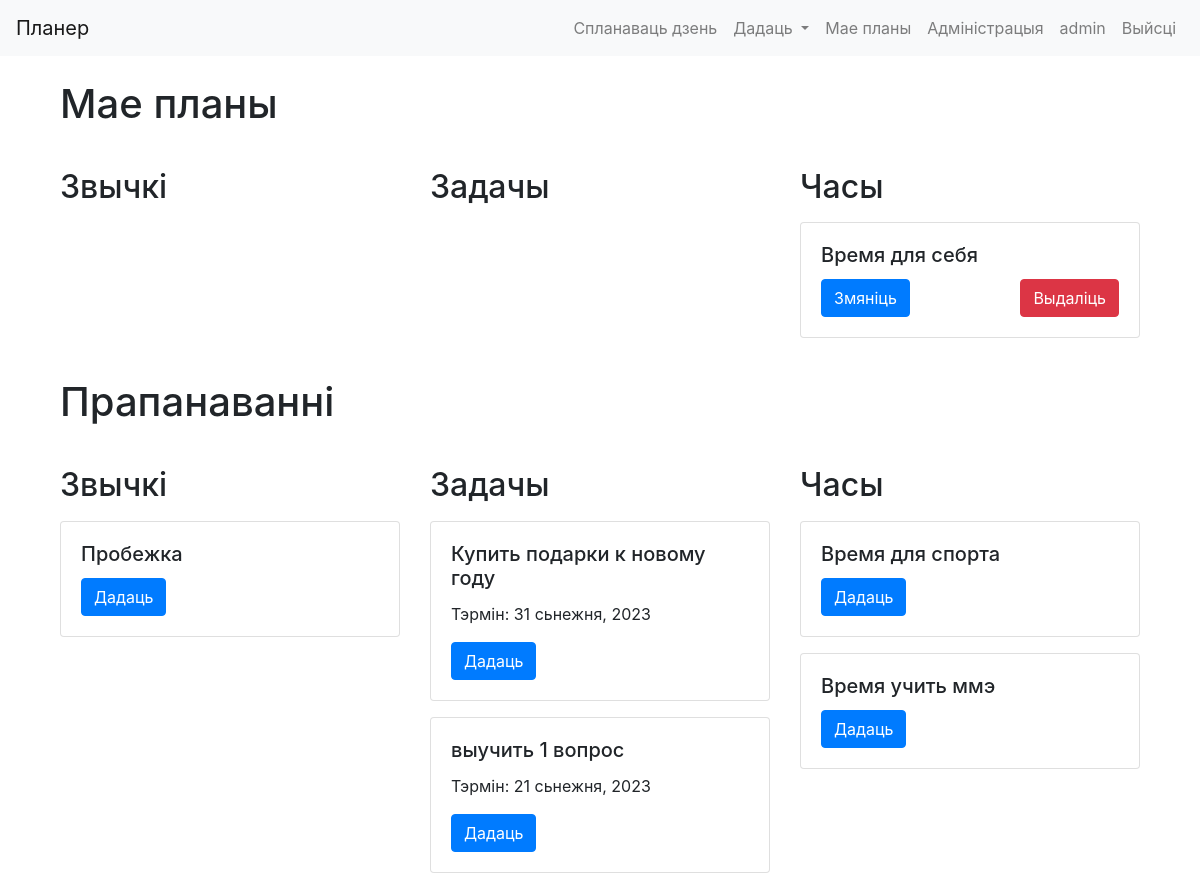
Page /calendar/view_plans (signed in) on the earlier database version.
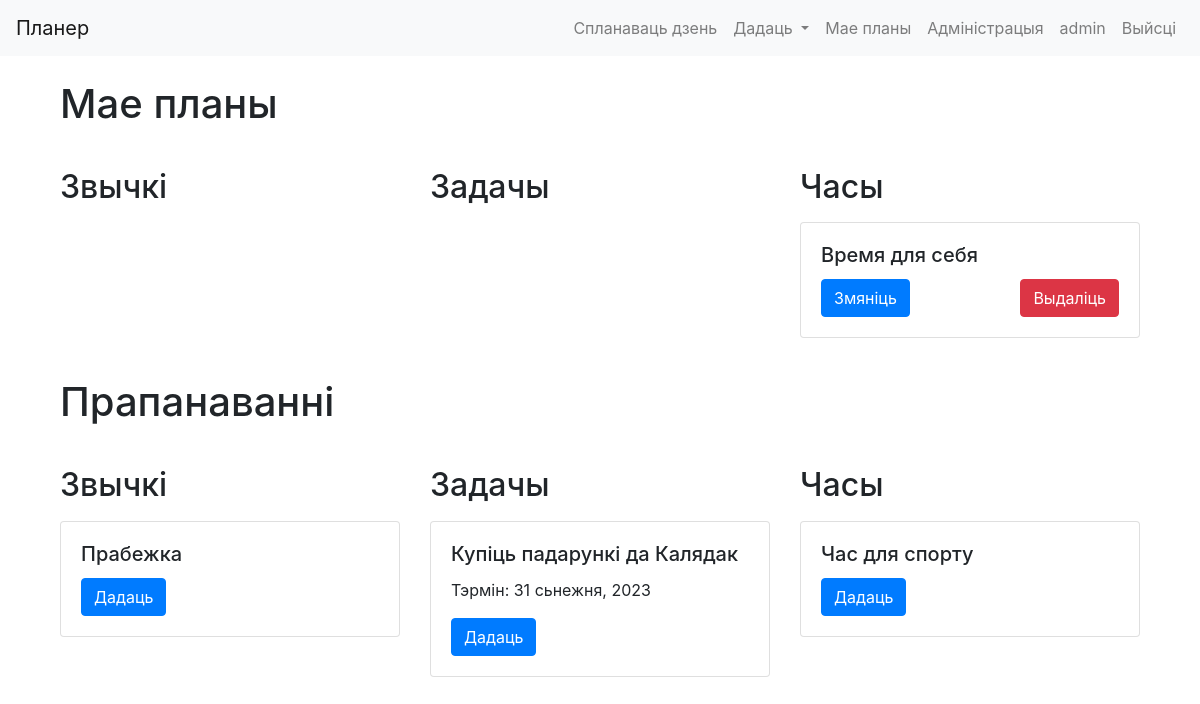
Same page on the later database version.
### cal/models.py (models this page shows, shortened)
class Hour(models.Model):
    user = models.ForeignKey(User, on_delete=models.CASCADE, related_name="hours")
    name = models.CharField(max_length=63)
    start_time_monday = models.TimeField(null=True, blank=True)
    end_time_monday = models.TimeField(null=True, blank=True)
    start_time_tuesday = models.TimeField(null=True, blank=True)
    end_time_tuesday = models.TimeField(null=True, blank=True)
    start_time_wednesday = models.TimeField(null=True, blank=True)
    end_time_wednesday = models.TimeField(null=True, blank=True)
    start_time_thursday = models.TimeField(null=True, blank=True)
    end_time_thursday = models.TimeField(null=True, blank=True)
    start_time_friday = models.TimeField(null=True, blank=True)
    end_time_friday = models.TimeField(null=True, blank=True)
    start_time_saturday = models.TimeField(null=True, blank=True)
    end_time_saturday = models.TimeField(null=True, blank=True)
    start_time_sunday = models.TimeField(null=True, blank=True)
    end_time_sunday = models.TimeField(null=True, blank=True)

class DefaultPlan(models.Model):
    name = models.CharField(max_length=63)
    time_a_day = models.DurationField()

class DefaultHabit(DefaultPlan):
    @property
    def due_date(self):
        return None

class DefaultPlan(models.Model):
    name = models.CharField(max_length=63)
    time_a_day = models.DurationField()

class DefaultTask(DefaultPlan):
    due_date = models.DateField()

class DefaultHour(models.Model):
    name = models.CharField(max_length=63)
    start_time_monday = models.TimeField(null=True, blank=True)
    end_time_monday = models.TimeField(null=True, blank=True)
    start_time_tuesday = models.TimeField(null=True, blank=True)
    end_time_tuesday = models.TimeField(null=True, blank=True)
    start_time_wednesday = models.TimeField(null=True, blank=True)
    end_time_wednesday = models.TimeField(null=True, blank=True)
    start_time_thursday = models.TimeField(null=True, blank=True)
    end_time_thursday = models.TimeField(null=True, blank=True)
    start_time_friday = models.TimeField(null=True, blank=True)
    end_time_friday = models.TimeField(null=True, blank=True)
    start_time_saturday = models.TimeField(null=True, blank=True)
    end_time_saturday = models.TimeField(null=True, blank=True)
    start_time_sunday = models.TimeField(null=True, blank=True)
    end_time_sunday = models.TimeField(null=True, blank=True)

### cal/views.py (the view)
# urls.py: path('view_plans', views.view_plans, name="view_plans"),
@login_required
def view_plans(request):
    habits = Habit.objects.filter(user=request.user)
    tasks = Task.objects.filter(user=request.user)
    hours = Hour.objects.filter(user=request.user)
    return render(request, 'cal/view_plans.html', {
        'habits': habits,
        'tasks': tasks,
        'hours': hours,
        'default_habits' : DefaultHabit.objects.all(),
        'default_tasks' : DefaultTask.objects.all(),
        'default_hours' : DefaultHour.objects.all(),
        })

### cal/templates/cal/view_plans.html (shortened to what this page needs)
{% extends "cal/layout.html" %}
{%block content%}
<div class="container">
    <h1 class="my-4">Мае планы</h1>
    <div class="row">
        <div class="col-md-4">
            <h2 class="my-3">Звычкі</h2>
        </div>
        <div class="col-md-4">
            <h2 class="my-3">Задачы</h2>
        </div>
        <div class="col-md-4">
            <h2 class="my-3">Часы</h2>
            {% for hour in hours %}
            <div class="card mb-3">
                <div class="card-body">
                    <h5 class="card-title">{{ hour.name }}</h5>
                    <div class="d-flex justify-content-between">
                        <a href="{% url 'cal:edit_hour' hour.pk %}" class="btn btn-primary">Змяніць</a>
                        <form method="post" action="{% url 'cal:delete_hour' hour.pk %}" onsubmit="return confirm('Вы ўпэўненыя, што хочаце выдаліць гэты час? Гэта таксама выдаліць усе прывычкі і задачы, якія звязаныя з гэтым часам.')">
                            <button type="submit" class="btn btn-danger">Выдаліць</button>
                        </form>
                    </div>
                </div>
            </div>
            {% endfor %}
        </div>
    </div>
    <h1 class="my-4">Прапанаванні</h1>
    <div class="row">
        <div class="col-md-4">
            <h2 class="my-3">Звычкі</h2>
            {% for default_habit in default_habits %}
            <div class="card mb-3">
                <div class="card-body">
                    <h5 class="card-title">{{ default_habit.name }}</h5>
                    <form method="post" action="{% url 'cal:add_to_mine_default_habit' default_habit.pk %}">
                        <button type="submit" class="btn btn-primary">Дадаць</button>
                    </form>
                </div>
            </div>
            {% endfor %}
        </div>
        <div class="col-md-4">
            <h2 class="my-3">Задачы</h2>
            {% for default_task in default_tasks %}
            <div class="card mb-3">
                <div class="card-body">
                    <h5 class="card-title">{{ default_task.name }}</h5>
                    <p class="card-text">Тэрмін: {{ default_task.due_date|date:"j F, Y" }}</p>
                    <form method="post" action="{% url 'cal:add_to_mine_default_task' default_task.pk %}">
                        <button type="submit" class="btn btn-primary">Дадаць</button>
                    </form>
                </div>
            </div>
            {% endfor %}
        </div>
        <div class="col-md-4">
            <h2 class="my-3">Часы</h2>
            {% for default_hour in default_hours %}
            <div class="card mb-3">
                <div class="card-body">
                    <h5 class="card-title">{{ default_hour.name }}</h5>
                    <form method="post" action="{% url 'cal:add_to_mine_default_hour' default_hour.pk %}">
                        <button type="submit" class="btn btn-primary">Дадаць</button>
                    </form>
                </div>
            </div>
            {% endfor %}
        </div>
    </div>
</div>
{% endblock %}

### cal/templates/cal/layout.html (shortened to what this page needs)
{% load static %}
<!DOCTYPE html>
<html lang="be">
<head>
    <link href="https://stackpath.bootstrapcdn.com/bootstrap/4.3.1/css/bootstrap.min.css" rel="stylesheet">
    <link rel="stylesheet" href="{% static 'cal/styles.css' %}">
</head>
<body>
    <nav class="navbar navbar-expand-lg navbar-light bg-light">
        <a class="navbar-brand" href="{% url 'cal:index' %}">Планер</a>
        <div class="collapse navbar-collapse justify-content-end" id="navbarNav">
            <ul class="navbar-nav align-items-center">
                <li class="nav-item">
                    <a class="nav-link" href="{% url 'cal:today' %}">Спланаваць дзень</a>
                </li>
                <li class="nav-item dropdown">
                    <a class="nav-link dropdown-toggle" href="#" id="navbarDropdown" role="button" data-toggle="dropdown" aria-haspopup="true" aria-expanded="false">
                        Дадаць
                    </a>
                </li>
                <li class="nav-item">
                    <a class="nav-link" href="{% url 'cal:view_plans' %}">Мае планы</a>
                </li>
                {% if user.is_staff %}
                <li class="nav-item">
                    <a class="nav-link" href="{% url 'cal:admin_page' %}">Адміністрацыя</a>
                </li>
                {% endif %}
                <li class="nav-item">
                    <a class="nav-link" href="{% url 'index' %}">{{ user.username }}</a>
                </li>
                <li class="nav-item">
                    <a class="nav-link" href="{% url 'logout' %}">Выйсці</a>
                </li>
            </ul>
        </div>
    </nav>
    <div class="container">
        {% block content %}
        {% endblock content %}
    </div>
</body>
</html>

Differences in the rows shown:
removed DefaultHabit: name "Пробежка"
removed DefaultTask: name "Купить подарки к новому году", due_date "31 сьнежня, 2023"
removed DefaultTask: name "выучить 1 вопрос", due_date "21 сьнежня, 2023"
removed DefaultHour: name "Время для спорта"
removed DefaultHour: name "Время учить ммэ"
added DefaultHabit: name "Прабежка"
added DefaultTask: name "Купіць падарункі да Калядак", due_date "31 сьнежня, 2023"
added DefaultHour: name "Час для спорту"
